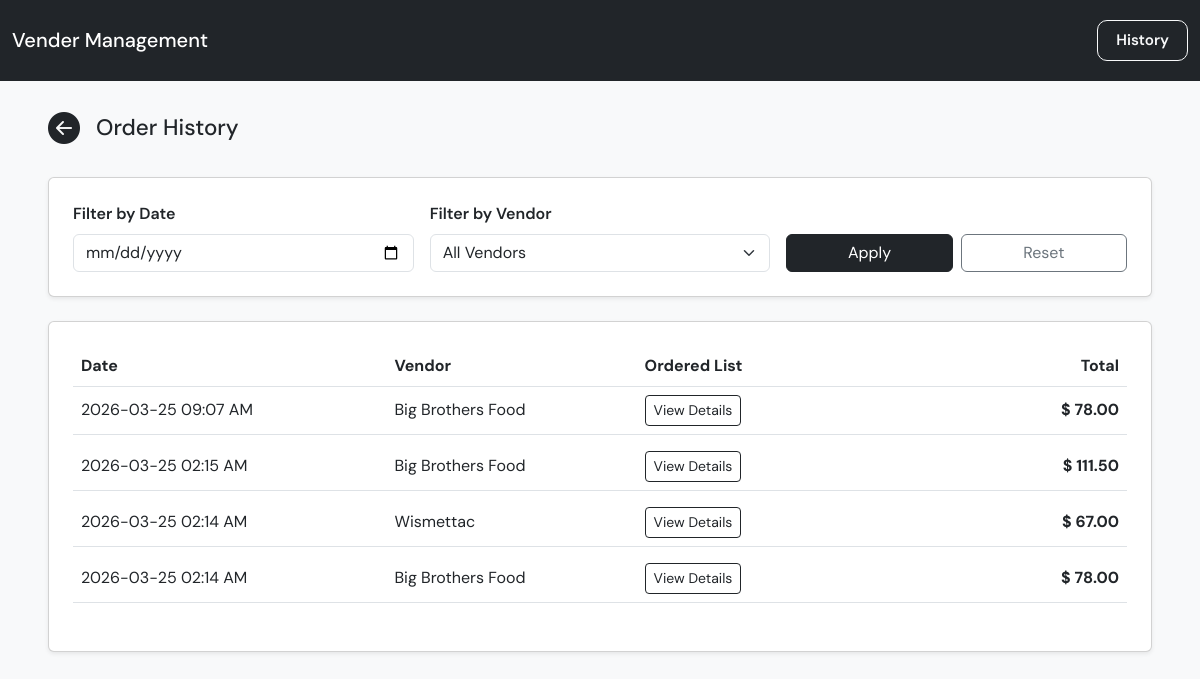
Screenshot of /orders/history with the database file from the repository.
### app/models.py (models this page shows)
class OrderHistory(Base):
    __tablename__ = "order_history"
    id: Mapped[int] = mapped_column(primary_key=True)
    vendor_id: Mapped[int] = mapped_column(
        ForeignKey("vendors.id"),
        nullable=False
    )
    vendor_name: Mapped[str] = mapped_column(
        String,
        nullable=False
    )
    ordered_at: Mapped[datetime] = mapped_column(
        DateTime,
        default=lambda: datetime.now(ZoneInfo("America/Vancouver")).replace(tzinfo=None),
        nullable=False
    )
    order_items_text: Mapped[str] = mapped_column(
        Text,
        nullable=False
    )
    total_amount: Mapped[float] = mapped_column(
        Float,
        default=0,
        nullable=False
    )
    vendor = relationship(
        "Vendor",
        back_populates="orders"
    )

### app/main.py (the view)
@app.get("/orders/history", response_class=HTMLResponse)
def order_history_page(
    request: Request,
    vendor_id: str = "",
    order_date: str = "",
    db: Session = Depends(get_db),
):
    vendors = get_vendors(db)
    parsed_vendor_id = None
    if vendor_id.strip():
        try:
            parsed_vendor_id = int(vendor_id)
        except ValueError:
            parsed_vendor_id = None
    parsed_order_date = order_date.strip() or None
    orders = get_order_history(
        db=db,
        vendor_id=parsed_vendor_id,
        order_date=parsed_order_date,
    )
    return templates.TemplateResponse(
        "order_history.html",
        {
            "request": request,
            "orders": orders,
            "vendors": vendors,
            "selected_vendor_id": parsed_vendor_id,
            "selected_order_date": parsed_order_date,
        },
    )

### app/templates/order_history.html (shortened to what this page needs)
{% extends "base.html" %}
{% block content %}
<div class="d-flex justify-content-between align-items-center mb-4 flex-wrap gap-3">
  <div class="d-flex align-items-center gap-3">
    <a href="/vendors" class="text-dark">
      <i class="bi bi-arrow-left-circle-fill" style="font-size: 2rem;"></i>
    </a>
    <h2 class="mb-0" style="font-size: 1.4rem;">Order History</h2>
  </div>
</div>
<div class="card p-4 shadow-sm mb-4">
  <form method="get" action="/orders/history">
    <div class="row g-3 align-items-end">
      <div class="col-12 col-md-4">
        <label class="form-label fw-semibold">
          Filter by Date
        </label>
        <input type="date" name="order_date" class="form-control" value="{{ selected_order_date or '' }}">
      </div>
      <div class="col-12 col-md-4">
        <label class="form-label fw-semibold">
          Filter by Vendor
        </label>
        <select name="vendor_id" class="form-select">
          <option value="">All Vendors</option>
        </select>
      </div>
      <div class="col-12 col-md-4 d-flex gap-2">
        <button type="submit" class="btn btn-dark w-100">
          Apply
        </button>
        <a href="/orders/history" class="btn btn-outline-secondary w-100">
          Reset
        </a>
      </div>
    </div>
  </form>
</div>
<div class="card p-3 p-md-4 shadow-sm">
  {% if orders %}
  <div class="d-none d-md-block">
    <div class="table-responsive">
      <table class="table align-middle">
        <thead>
          <tr>
            <th>Date</th>
            <th>Vendor</th>
            <th>Ordered List</th>
            <th class="text-end">Total</th>
          </tr>
        </thead>
        <tbody>
          {% for order in orders %}
          {% set lines = order.order_items_text.split('\n') %}
          <tr>
            <td style="min-width:160px;">
              {{ order.ordered_at.strftime("%Y-%m-%d %I:%M %p") }}
            </td>
            <td style="min-width:150px;">
              {{ order.vendor_name }}
            </td>
            <td style="min-width:220px;">
              <button class="btn btn-sm btn-outline-dark" type="button" data-bs-toggle="collapse" data-bs-target="#order-details-{{ order.id }}">
                View Details
              </button>
            </td>
            <td class="text-end fw-bold">
              $
              {{ '%.2f'|format(order.total_amount) }}
            </td>
          </tr>
          <tr class="border-0">
            <td colspan="4" class="pt-0 border-0">
            </td>
          </tr>
          {% endfor %}
        </tbody>
      </table>
    </div>
  </div>
  {% else %}
  <p class="text-muted mb-0">
    No order history found.
  </p>
  {% endif %}
</div>
{% endblock %}

### app/templates/base.html (style rules this page uses)
body { font-family: 'DM Sans', sans-serif; }
input, select, textarea { font-size: 16px; }

### rows the page displays
OrderHistory: ordered_at "2026-03-25 09:07 AM", vendor_name "Big Brothers Food", total_amount "78.00"
OrderHistory: ordered_at "2026-03-25 02:15 AM", vendor_name "Big Brothers Food", total_amount "111.50"
OrderHistory: ordered_at "2026-03-25 02:14 AM", vendor_name "Wismettac", total_amount "67.00"
OrderHistory: ordered_at "2026-03-25 02:14 AM", vendor_name "Big Brothers Food", total_amount "78.00"
